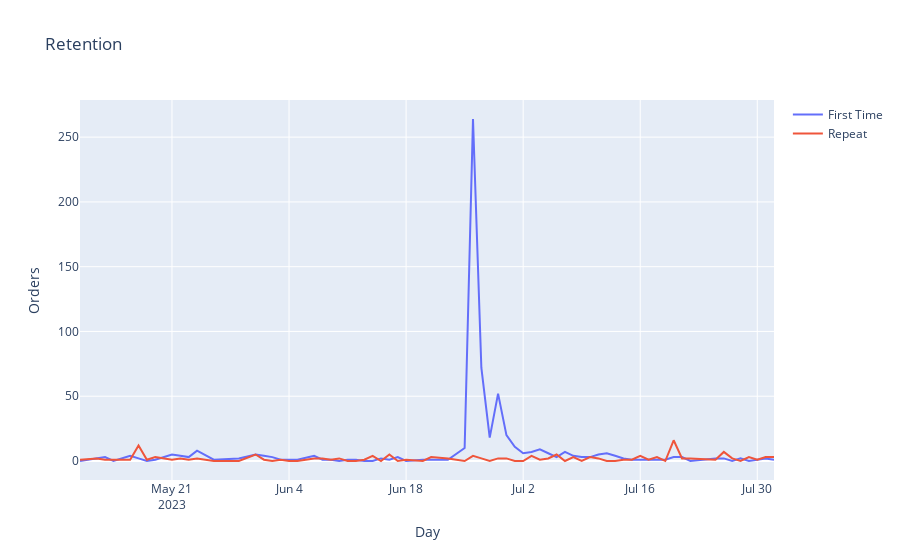

The notebook cell this image was saved under:
### Code cell
retention_fig = go.Figure(data=go.Scatter(x=condensed_retention_df['day'], y=condensed_retention_df['first_time'], name='First Time'))
retention_fig.add_trace(go.Scatter(x=condensed_retention_df['day'], y=condensed_retention_df['repeat'], name='Repeat'))
retention_fig.update_layout(title='Retention', xaxis_title='Day', yaxis_title='Orders')
retention_fig.show()
